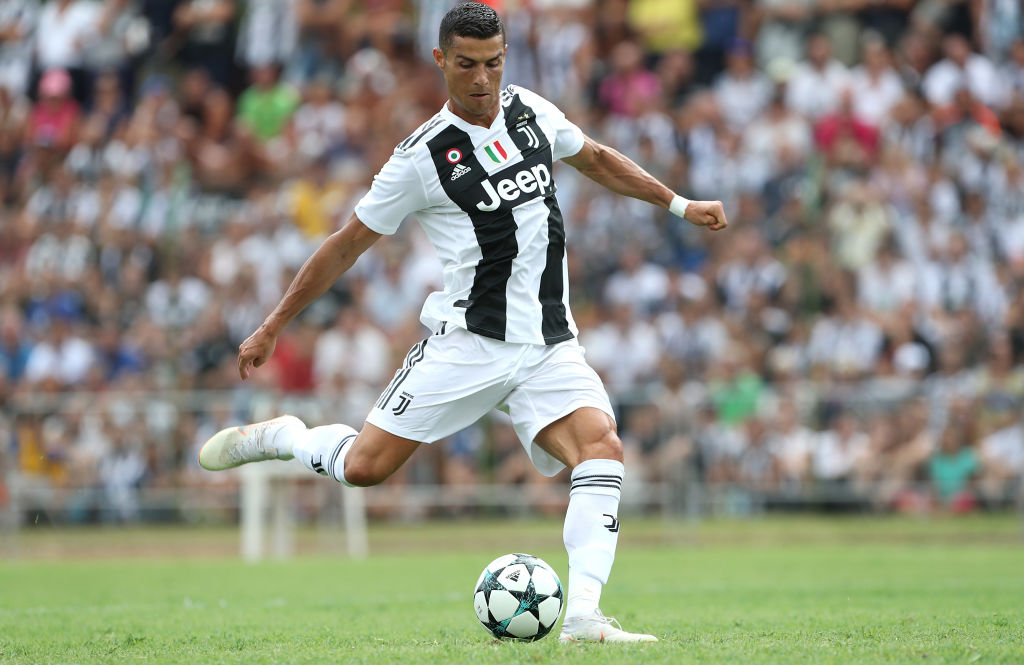
#> input picture src/images/ronaldo.jpg, 1024 x 665 px
$ python adaptiveEqualization.py
#> lines starting #> are read from the running program, lines starting #| are printed output that depends on the picture
### src/utils/media.py
import os


def get_image_path(path):
    script_dir = os.path.dirname(__file__)  # <-- absolute dir the script is in
    rel_path = "../images/" + path
    abs_file_path = os.path.join(script_dir, rel_path)
    return abs_file_path

### src/histograms/adaptiveEqualization.py
import cv2
from ..utils.media import get_image_path

path = get_image_path('ronaldo.jpg')
img = cv2.imread(path, 0)
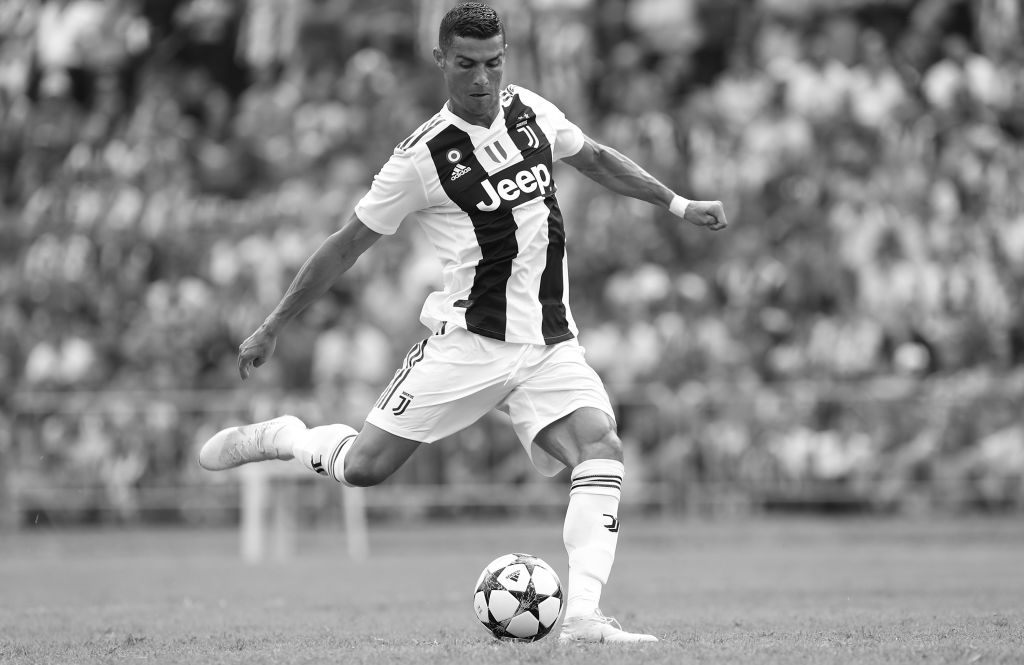
#> img: shape (665, 1024); min 0, max 255, mean 139.2

# create a CLAHE object (Arguments are optional).
clahe = cv2.createCLAHE(clipLimit=2.0, tileGridSize=(8, 8))
cl1 = clahe.apply(img)
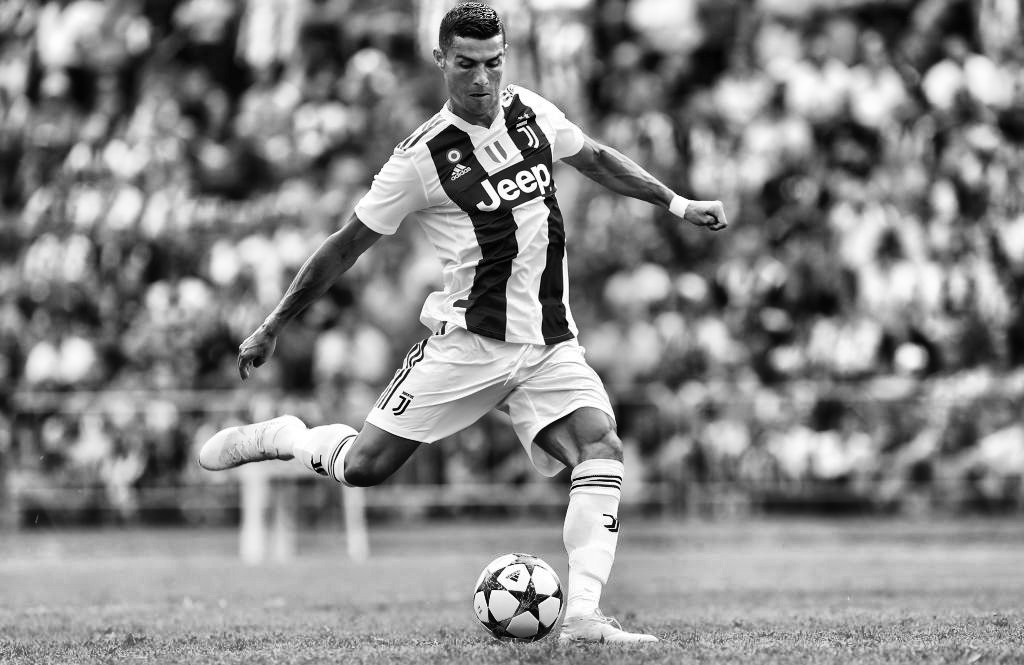
#> cl1: shape (665, 1024); min 0, max 255, mean 135.9

cv2.imshow('clahe_2', cl1)
cv2.waitKey(0)
cv2.destroyAllWindows()
